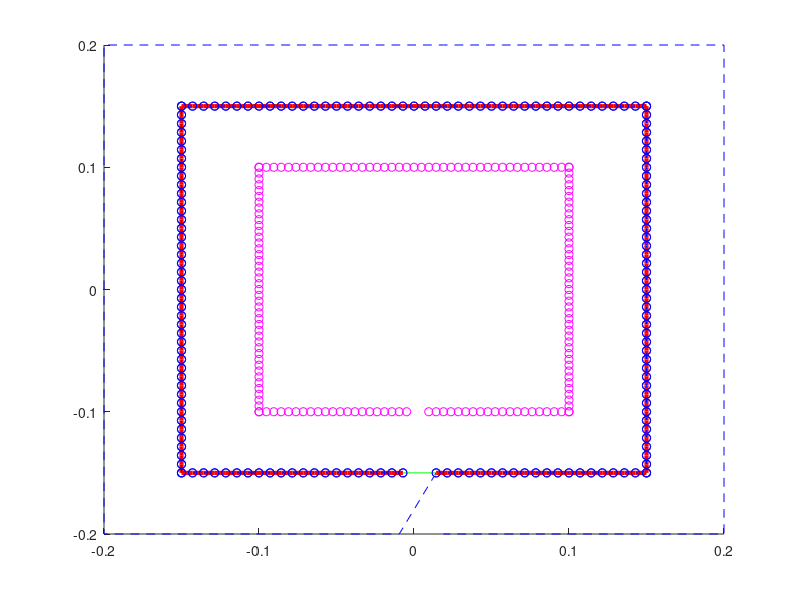

The MATLAB source for this figure: (Note: this script raises an error after producing the figure.)
clear all; close all; clc;

W0=0.3; L0=0.3; phi=2; N=1; O=1; wT=0.1; h=(1.1)*(2*wT*N); Nz=1;    

    deltaS = 200;
    helixSTEP = phi*(pi/180);
    start=0; fin = N*(2*pi) + helixSTEP/2;
    cst_xxx = start:helixSTEP:fin;
    cstSize = floor((numel(cst_xxx)/4)/N);
    hSize   = floor(cstSize/2);

    %x  = linspace(-W0/2,W0/2,cstSize)';  
    xn = linspace(-W0/2,0,hSize)'; xn(end)=[];
    xp = linspace(0,W0/2,hSize)';
    xc = (W0/2)*ones(1,2*hSize-1)'; 
   
    % y   = linspace(-L0/2,L0/2,cstSize)';  
    yn  = linspace(-L0/2,0,hSize)'; yn(end)=[];
    yp  = linspace(0,L0/2,hSize)';
    yc  = (L0/2)*ones(1,2*hSize-1)';
    yic = (L0/2)*ones(1,hSize)';
    
    nx=1;
    t2  = (wT/2)*nx;
    t4  = (wT/4)*nx;
    
    xS=[]; yS=[]; zS=[];
    %if(O==1) %clock wise
    hold all;
        %
        x0 = [-xc;  xn;xp; xc; flipud(xp);flipud(xn);];
        y0 = [yn;yp;   yc; flipud(yp); flipud(yn); -yc];  
        xS0 = repmat(x0,N,1);   xS0(end-hSize:end)=[]; 
        yS0 = repmat(y0,N,1);   yS0(end-hSize:end)=[];
        xS0 = [flipud(xn);xS0]; yS0 = [-yc(1:numel(xn));yS0]; 
        zSize = numel(xS0);
        zp = linspace(start,fin, zSize)';
        zS0 = (h*zp)./(2*pi*N);   

        xS=[xS;xS0]; yS=[yS;yS0]; zS=[zS;zS0]; 
        plot3(xS,yS,zS,'r-','LineWidth',3);
        %}
        %
        % +z
        x0 = [-xc;  xn;xp; xc; flipud(xp);flipud(xn);];
        y0 = [yn;yp;   yc; flipud(yp); flipud(yn); -yc];  
        xS0 = repmat(x0,N,1);   xS0(end-hSize:end)=[]; 
        yS0 = repmat(y0,N,1);   yS0(end-hSize:end)=[];
        xS0 = [flipud(xn);xS0]; yS0 = [-yc(1:numel(xn));yS0]; 
        zSize = numel(xS0);
        zp = linspace(start,fin, zSize)';
        zS0 = (h*zp)./(2*pi*N);  
        
        xS1=[xS;xS0]; yS1=[yS;yS0]; zS1=[zS;zS0];
        zS1 = zS1+t2;
        plot3(xS1,yS1,zS1,'bo');
        
        % -z
        x0 = [-xc;  xn;xp; xc; flipud(xp);flipud(xn);];
        y0 = [yn;yp;   yc; flipud(yp); flipud(yn); -yc];    
        xS0 = repmat(x0,N,1);   xS0(end-hSize:end)=[]; 
        yS0 = repmat(y0,N,1);   yS0(end-hSize:end)=[];
        xS0 = [flipud(xn);xS0]; yS0 = [-yc(1:numel(xn));yS0]; 
        zSize = numel(xS0);
        zp = linspace(start,fin, zSize)';
        zS0 = (h*zp)./(2*pi*N);
        xS2=[xS;xS0]; yS2=[yS;yS0]; zS2=[zS;zS0];  
        zS2 = zS2-t2;
        plot3(xS2,yS2,zS2,'g-');
        %}
        %
        % +xy  
        xn = linspace(-(W0/2) -t2,0,hSize)'; xn(end)=[];
        xp = linspace(0,(W0/2)+t2,hSize)';
        xc = ((W0/2)+t2)*ones(1,2*hSize-1)'; 
        
        yn  = linspace(-(L0/2)-t2,0,hSize)'; yn(end)=[];
        yp  = linspace(0,(L0/2)+t2,hSize)';
        yc  = ((L0/2) + t2)*ones(1,2*hSize-1)';
        yic = ((L0/2) + t2)*ones(1,hSize)';
        
        x0 = [-xc;  xn;xp; xc; flipud(xp);flipud(xn);];
        y0 = [yn;yp;   yc; flipud(yp); flipud(yn); -yc];    
        xS0 = repmat(x0,N,1);   xS0(end-hSize:end)=[]; 
        yS0 = repmat(y0,N,1);   yS0(end-hSize:end)=[];
        xS0 = [flipud(xn);xS0]; yS0 = [-yc(1:numel(xn));yS0]; 
        zSize = numel(xS0);
        zp = linspace(start,fin, zSize)';
        zS0 = (h*zp)./(2*pi*N);
        xS3=[xS;xS0]; yS3=[yS;yS0]; zS3=[zS;zS0];  
        
        plot3(xS3,yS3,zS3,'b--');

        % -xy  
        xn = linspace(-(W0/2) +t2,0,hSize)'; xn(end)=[];
        xp = linspace(0,(W0/2)-t2,hSize)';
        xc = ((W0/2)-t2)*ones(1,2*hSize-1)'; 
        
        yn  = linspace(-(L0/2)+t2,0,hSize)'; yn(end)=[];
        yp  = linspace(0,(L0/2)-t2,hSize)';
        yc  = ((L0/2) - t2)*ones(1,2*hSize-1)';
        yic = ((L0/2) - t2)*ones(1,hSize)';
        
        x0 = [-xc;  xn;xp; xc; flipud(xp);flipud(xn);];
        y0 = [yn;yp;   yc; flipud(yp); flipud(yn); -yc];    
        xS0 = repmat(x0,N,1);   xS0(end-hSize:end)=[]; 
        yS0 = repmat(y0,N,1);   yS0(end-hSize:end)=[];
        xS0 = [flipud(xn);xS0]; yS0 = [-yc(1:numel(xn));yS0]; 
        zSize = numel(xS0);
        zp = linspace(start,fin, zSize)';
        zS0 = (h*zp)./(2*pi*N);
        xS3=[xS;xS0]; yS3=[yS;yS0]; zS3=[zS;zS0];  
        
        plot3(xS3,yS3,zS3,'mo');
        
        xS=[xS;xS0]; yS=[yS;yS0]; zS=[zS;zS0];  
        
        
    %else %counter clock wise

   % end     
    %
    S0 = [xS0;yS0;zS0+wT/2];
    %xS = S0(:,1); yS = S0(:,2); zS = S0(:,3);
    
%% 

%H=plot3(xS(1:172),yS(1:172),zS(1:172),xS(173:172*2),yS(173:172*2),zS(173:172*2));
H=plot3(xS(1:172),yS(1:172),zS(1:172),xS(173:172*2),yS(173:172*2),zS(173:172*2),xS(172*+1:172*3),yS(172*+1:172*3),zS(172*+1:172*3));
set(H(1),'color','r');  set(H(1),'LineWidth',3);  set(H(1),'LineStyle','--'); 
set(H(2),'color','b');  set(H(2),'LineWidth',3);  set(H(2),'Marker','o'); 
set(H(3),'color','g');  set(H(3),'LineWidth',0.25);  set(H(3),'Marker','o'); 

xlabel('x'); ylabel('y'); zlabel('z'); 
view(0,90)
